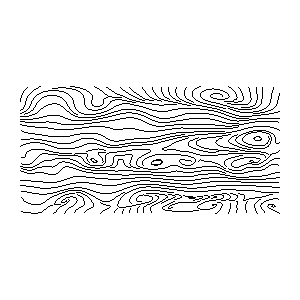

The script that drew this image:
#!/usr/bin/env python

# Demonstrate vtkEvenlySpacedStreamlines2D generating evenly spaced
# streamlines from a 2D vector field read from a multi-block dataset.

import os

# Factory overrides
import vtkmodules.vtkInteractionStyle  # noqa: F401
import vtkmodules.vtkRenderingFreeType  # noqa: F401
import vtkmodules.vtkRenderingOpenGL2  # noqa: F401

from vtkmodules.vtkCommonDataModel import vtkDataObject
from vtkmodules.vtkFiltersFlowPaths import vtkEvenlySpacedStreamlines2D
from vtkmodules.vtkIOXML import vtkXMLMultiBlockDataReader
from vtkmodules.vtkRenderingCore import (
    vtkActor,
    vtkDataSetMapper,
    vtkRenderWindow,
    vtkRenderWindowInteractor,
    vtkRenderer,
)

data_dir = os.environ.get("VPE_DATA_DIR", os.path.dirname(os.path.abspath(__file__)))

# Read multi-block data
reader = vtkXMLMultiBlockDataReader()
reader.SetFileName(os.path.join(data_dir, "clt.vtm"))
reader.Update()

# Evenly spaced streamlines
stream = vtkEvenlySpacedStreamlines2D()
stream.SetInputConnection(reader.GetOutputPort())
stream.SetInputArrayToProcess(
    0, 0, 0, vtkDataObject.FIELD_ASSOCIATION_POINTS, "result")
stream.SetInitialIntegrationStep(0.2)
stream.SetClosedLoopMaximumDistance(0.2)
stream.SetMaximumNumberOfSteps(2000)
stream.SetSeparatingDistance(2)
stream.SetSeparatingDistanceRatio(0.3)
stream.SetStartPosition(0, 0, 200)

# Mapper
stream_mapper = vtkDataSetMapper()
stream_mapper.SetInputConnection(stream.GetOutputPort())
stream_mapper.ScalarVisibilityOff()

stream_actor = vtkActor()
stream_actor.SetMapper(stream_mapper)
stream_actor.GetProperty().SetColor(0, 0, 0)
stream_actor.GetProperty().SetLineWidth(1.0)
stream_actor.SetPosition(0, 0, 1)

# Renderer
renderer = vtkRenderer()
renderer.AddActor(stream_actor)
renderer.SetBackground(1.0, 1.0, 1.0)

# Window
render_window = vtkRenderWindow()
render_window.AddRenderer(renderer)
render_window.SetMultiSamples(0)
render_window.SetSize(300, 300)
render_window.SetWindowName("evenly spaced streamlines2d flow")

# Interactor
interactor = vtkRenderWindowInteractor()
interactor.SetRenderWindow(render_window)

# Scene
renderer.ResetCamera()

interactor.Initialize()
interactor.Start()
